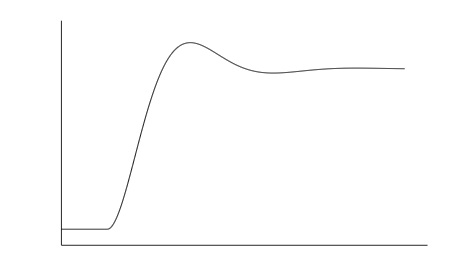

Source code (MATLAB):
clear ; close all ; clc

s = tf('s');

% zeta=1.2
G = 1/(s^2 + s + 1);

t = 0:0.01:15;

u1 = zeros(201,1);
u2 = ones(length(t)-201,1);

u = [u1 ; u2];

y = lsim(G,u,t);

figure
set(gcf,'PaperUnit','centimeters','PaperPosition',[0 0 12 7],'PaperSize',[12 7])
hold on
set(gca,'ylim',[-0.1 1.3],'xtick',[],'ytick',[])
plot(t,y,'k')
% plot(t,y2(end)*ones(length(t)))

print(gcf,'-dpdf','../ilustracoes/saida2ordemSub.pdf')
